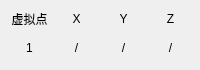
          <widget class="QWidget" name="widget_11" native="true">
           <property name="maximumSize">
            <size>
             <width>16777215</width>
             <height>70</height>
            </size>
           </property>
           <property name="styleSheet">
            <string notr="true">QLabel
{
	background:transparent;
	font: 18px &quot;Alibaba PuHuiTi&quot;;
}</string>
           </property>
           <layout class="QGridLayout" name="gridLayout_8">
            <property name="leftMargin">
             <number>9</number>
            </property>
            <property name="topMargin">
             <number>9</number>
            </property>
            <property name="rightMargin">
             <number>9</number>
            </property>
            <property name="bottomMargin">
             <number>9</number>
            </property>
            <item row="0" column="0">
             <layout class="QHBoxLayout" name="horizontalLayout_20">
              <item>
               <widget class="QLabel" name="label_37">
                <property name="maximumSize">
                 <size>
                  <width>16777215</width>
                  <height>20</height>
                 </size>
                </property>
                <property name="text">
                 <string>虚拟点</string>
                </property>
                <property name="alignment">
                 <set>Qt::AlignCenter</set>
                </property>
               </widget>
              </item>
              <item>
               <widget class="QLabel" name="label_tipx_7">
                <property name="maximumSize">
                 <size>
                  <width>16777215</width>
                  <height>20</height>
                 </size>
                </property>
                <property name="text">
                 <string>X</string>
                </property>
                <property name="alignment">
                 <set>Qt::AlignCenter</set>
                </property>
               </widget>
              </item>
              <item>
               <widget class="QLabel" name="label_tipy_7">
                <property name="maximumSize">
                 <size>
                  <width>16777215</width>
                  <height>20</height>
                 </size>
                </property>
                <property name="text">
                 <string>Y</string>
                </property>
                <property name="alignment">
                 <set>Qt::AlignCenter</set>
                </property>
               </widget>
              </item>
              <item>
               <widget class="QLabel" name="label_tipz_11">
                <property name="maximumSize">
                 <size>
                  <width>16777215</width>
                  <height>20</height>
                 </size>
                </property>
                <property name="text">
                 <string>Z</string>
                </property>
                <property name="alignment">
                 <set>Qt::AlignCenter</set>
                </property>
               </widget>
              </item>
             </layout>
            </item>
            <item row="1" column="0">
             <layout class="QHBoxLayout" name="horizontalLayout_21">
              <item>
               <widget class="QLabel" name="label_38">
                <property name="text">
                 <string>1</string>
                </property>
                <property name="alignment">
                 <set>Qt::AlignCenter</set>
                </property>
               </widget>
              </item>
              <item>
               <widget class="QLabel" name="label_1vx">
                <property name="styleSheet">
                 <string notr="true">QLabel
{
		background:transparent;
	font: 16px &quot;Alibaba PuHuiTi&quot;;
}</string>
                </property>
                <property name="text">
                 <string>/</string>
                </property>
                <property name="alignment">
                 <set>Qt::AlignCenter</set>
                </property>
               </widget>
              </item>
              <item>
               <widget class="QLabel" name="label_1vy">
                <property name="styleSheet">
                 <string notr="true">QLabel
{
	background:transparent;
	font: 16px &quot;Alibaba PuHuiTi&quot;;
}</string>
                </property>
                <property name="text">
                 <string>/</string>
                </property>
                <property name="alignment">
                 <set>Qt::AlignCenter</set>
                </property>
               </widget>
              </item>
              <item>
               <widget class="QLabel" name="label_1vz">
                <property name="styleSheet">
                 <string notr="true">QLabel
{
		background:transparent;
	font: 16px &quot;Alibaba PuHuiTi&quot;;
}</string>
                </property>
                <property name="text">
                 <string>/</string>
                </property>
                <property name="alignment">
                 <set>Qt::AlignCenter</set>
                </property>
               </widget>
              </item>
             </layout>
            </item>
           </layout>
          </widget>
